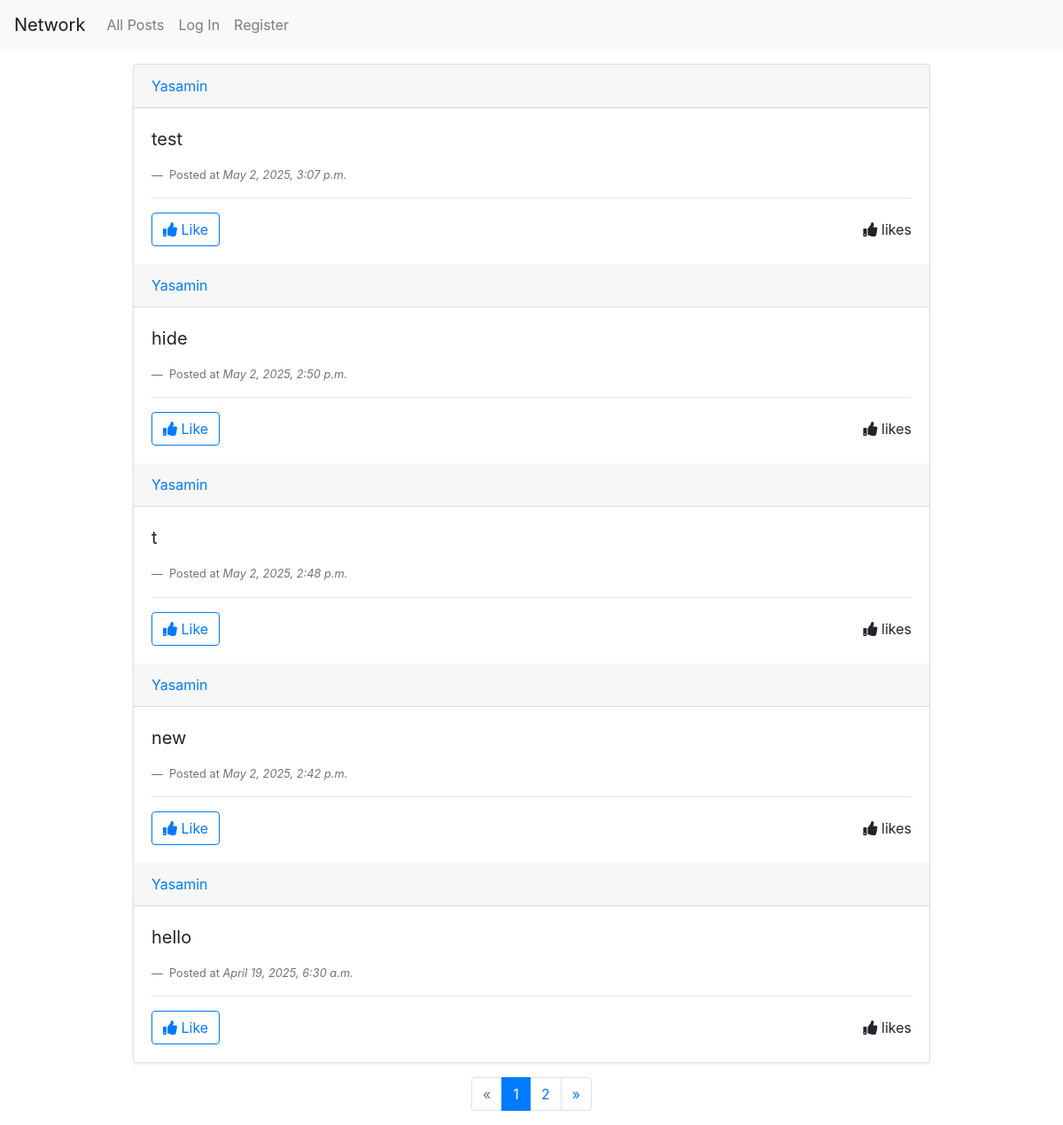
Before: / with the older database file.
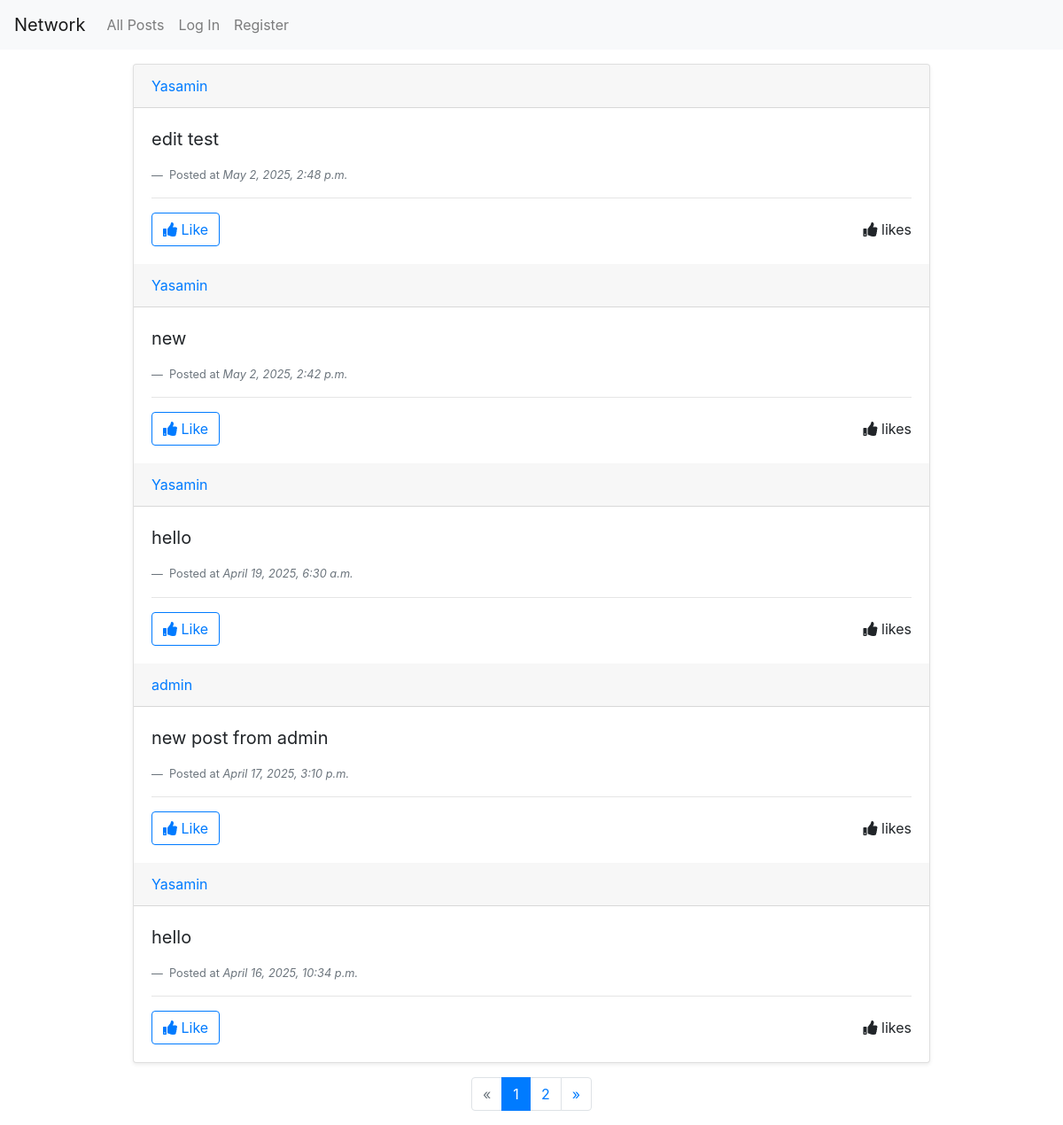
After: the same page with the newer database file.
### network/models.py (models this page shows, shortened)
class Post(models.Model):
    account = models.ForeignKey("Account", on_delete=models.CASCADE, related_name="posts")
    content = models.TextField(blank=True)
    created_at = models.DateTimeField(auto_now_add=True)
    like =models.IntegerField(default=0)
    class Meta:
        ordering = ["-created_at"]

class Account(models.Model):
    owner = models.ForeignKey("User", on_delete=models.CASCADE, related_name="accounts")
    following = models.ManyToManyField("self", symmetrical=False, blank=True, related_name="follower") #symmetrical=False -> not every following follows you
    def __str__(self):
        return self.owner.username

class User(AbstractUser):
    pass

### network/views.py (the view)
# urls.py: path("", views.index, name="index"),
def index(request):
    post = Post.objects.all()
    paginator = Paginator(post, 5)
    page_number = request.GET.get("page")
    page_obj = paginator.get_page(page_number)
    return render(request, "network/index.html",{
        "post" : post,
        'page_obj': page_obj,
    })

### network/templates/network/index.html (shortened to what this page needs)
{% extends "network/layout.html" %}
{% load static %}
{% block body %}
    <div class="card  mb-3 shadow-sm w-75 mt-3 mx-auto" id="post-view">
        {% for item in page_obj %}
            <div class="card-header d-flex justify-content-between align-items-center">
                <a href="{% url 'profile' item.account %}">{{ item.account }}</a>
            </div>
            <div class="card-body">
                <blockquote class="blockquote mb-0">
                    <p>{{ item.content }}</p>
                </blockquote>
                <footer class="blockquote-footer">
                    Posted at <cite title="Source Title">{{ item.created_at }}</cite>
                </footer>
                <hr>
                <div class="d-flex justify-content-between align-items-center">
                    <button class="btn btn-outline-primary like-button">
                        <i class="fa fa-thumbs-up"></i> Like
                    </button>
                    <div class="likes">
                        <i class="fa fa-thumbs-up"></i>
                        <span id="like-count">{{ item.like_count }} likes</span>
                    </div>
                </div>
            </div>
        {% endfor %}
    </div>
    <nav aria-label="...">
        <ul class="pagination justify-content-center">
            {% if page_obj.has_previous %}
                <li class="page-item ">
                <a class="page-link " href="?page=1" tabindex="-1" >«</a>
                </li>
                <li class="page-item"><a class="page-link" href="?page={{ page_obj.previous_page_number }}">{{ page_obj.previous_page_number }}</a></li>
            {% else %}
                <li class="page-item disabled">
                <a class="page-link" href="#" tabindex="-1" aria-disabled="true">«</a>
                </li>
            {% endif %}
            <li class="page-item active" aria-current="page">
            <a class="page-link" href="?page={{ page_obj.number }}">{{ page_obj.number }} <span class="sr-only">(current)</span></a>
            </li>
            {% if page_obj.has_next %}
            <li class="page-item"><a class="page-link" href="?page={{ page_obj.next_page_number }}">{{ page_obj.next_page_number }}</a></li>
            <li class="page-item">
            <a class="page-link" href="?page={{ page_obj.paginator.num_pages }}">»</a>
            </li>
            {% else %}
                <li class="page-item disabled">
                <a class="page-link" href="?page={{ page_obj.paginator.num_pages }}" tabindex="-1" aria-disabled="true">»</a>
                </li>
            {% endif %}
        </ul>
        </nav>
{% endblock %}

### network/templates/network/layout.html (shortened to what this page needs)
{% load static %}
<!DOCTYPE html>
<html lang="en">
    <head>
        <link rel="stylesheet" href="https://stackpath.bootstrapcdn.com/bootstrap/4.4.1/css/bootstrap.min.css">
        <link href="{% static 'network/styles.css' %}" rel="stylesheet">
        <link rel="stylesheet" href="https://cdnjs.cloudflare.com/ajax/libs/font-awesome/5.15.4/css/all.min.css">
    </head>
    <body>
        <nav class="navbar navbar-expand-lg navbar-light bg-light">
            <a class="navbar-brand" href="#">Network</a>
            <div>
              <ul class="navbar-nav mr-auto">
                <li class="nav-item">
                  <a class="nav-link" href="{% url 'index' %}">All Posts</a>
                </li>
                {% if user.is_authenticated %}
                    <li class="nav-item">
                        <a class="nav-link" href="{% url 'following' %}">Following</a>
                    </li>
                    <li class="nav-item">
                        <a class="nav-link" href="{% url 'logout' %}">Log Out</a>
                    </li>
                {% else %}
                    <li class="nav-item">
                        <a class="nav-link" href="{% url 'login' %}">Log In</a>
                    </li>
                    <li class="nav-item">
                        <a class="nav-link" href="{% url 'register' %}">Register</a>
                    </li>
                {% endif %}
              </ul>
            </div>
          </nav>
        <div class="body">
            {% block body %}
            {% endblock %}
        </div>
    </body>
</html>

Changed rows visible on the page:
removed Post: account "Yasamin", content "test", created_at "May 2, 2025, 3:07 p.m."
removed Post: account "Yasamin", content "hide", created_at "May 2, 2025, 2:50 p.m."
changed Post: content "t" → "edit test"
now on this page (row unchanged): Post: account "admin", content "new post from admin", created_at "April 17, 2025, 3:10 p.m."
now on this page (row unchanged): Post: account "Yasamin", content "hello", created_at "April 16, 2025, 10:34 p.m."
